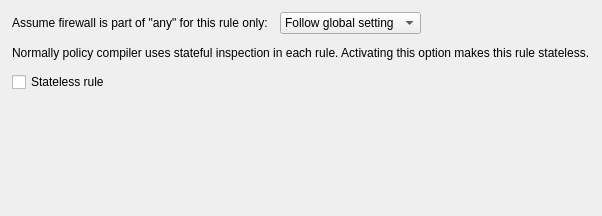
         <widget class="QWidget" name="tab1">
          <attribute name="title">
           <string>General</string>
          </attribute>
          <layout class="QGridLayout" name="gridLayout_3">
           <property name="leftMargin">
            <number>12</number>
           </property>
           <property name="topMargin">
            <number>12</number>
           </property>
           <property name="rightMargin">
            <number>12</number>
           </property>
           <property name="bottomMargin">
            <number>12</number>
           </property>
           <property name="spacing">
            <number>12</number>
           </property>
           <item row="0" column="0">
            <widget class="QLabel" name="label">
             <property name="text">
              <string>Assume firewall is part of &quot;any&quot; for this rule only:</string>
             </property>
            </widget>
           </item>
           <item row="0" column="1">
            <widget class="QComboBox" name="ipt_assume_fw_is_part_of_any">
             <item>
              <property name="text">
               <string>Follow global setting</string>
              </property>
             </item>
             <item>
              <property name="text">
               <string>On</string>
              </property>
             </item>
             <item>
              <property name="text">
               <string>Off</string>
              </property>
             </item>
            </widget>
           </item>
           <item row="0" column="2">
            <spacer>
             <property name="orientation">
              <enum>Qt::Horizontal</enum>
             </property>
             <property name="sizeType">
              <enum>QSizePolicy::MinimumExpanding</enum>
             </property>
             <property name="sizeHint" stdset="0">
              <size>
               <width>40</width>
               <height>0</height>
              </size>
             </property>
            </spacer>
           </item>
           <item row="1" column="0" colspan="3">
            <widget class="QLabel" name="textLabel7">
             <property name="text">
              <string>Normally policy compiler uses stateful inspection in each rule. Activating this option makes this rule stateless.</string>
             </property>
             <property name="alignment">
              <set>Qt::AlignVCenter</set>
             </property>
             <property name="wordWrap">
              <bool>false</bool>
             </property>
            </widget>
           </item>
           <item row="2" column="0">
            <widget class="QCheckBox" name="ipt_stateless">
             <property name="text">
              <string>Stateless rule</string>
             </property>
            </widget>
           </item>
           <item row="3" column="0">
            <spacer name="verticalSpacer_3">
             <property name="orientation">
              <enum>Qt::Vertical</enum>
             </property>
             <property name="sizeHint" stdset="0">
              <size>
               <width>20</width>
               <height>112</height>
              </size>
             </property>
            </spacer>
           </item>
          </layout>
         </widget>
